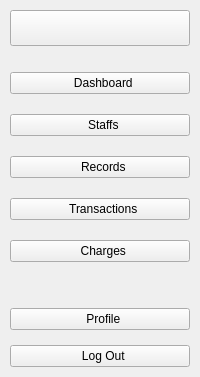
     <widget class="QWidget" name="NavBar" native="true">
      <property name="enabled">
       <bool>true</bool>
      </property>
      <property name="sizePolicy">
       <sizepolicy hsizetype="Fixed" vsizetype="Expanding">
        <horstretch>0</horstretch>
        <verstretch>0</verstretch>
       </sizepolicy>
      </property>
      <property name="minimumSize">
       <size>
        <width>0</width>
        <height>0</height>
       </size>
      </property>
      <property name="maximumSize">
       <size>
        <width>16777215</width>
        <height>16777215</height>
       </size>
      </property>
      <property name="autoFillBackground">
       <bool>false</bool>
      </property>
      <property name="styleSheet">
       <string notr="true"/>
      </property>
      <layout class="QVBoxLayout" name="verticalLayout">
       <property name="leftMargin">
        <number>10</number>
       </property>
       <property name="topMargin">
        <number>10</number>
       </property>
       <property name="rightMargin">
        <number>10</number>
       </property>
       <property name="bottomMargin">
        <number>10</number>
       </property>
       <item>
        <widget class="QPushButton" name="DashboardButton_2">
         <property name="toolTip">
          <string>View Main Dashboard</string>
         </property>
         <property name="styleSheet">
          <string notr="true">QPushButton {
	padding: 10px 8px;
}</string>
         </property>
         <property name="text">
          <string/>
         </property>
         <property name="icon">
          <iconset resource="resources.qrc">
           <normaloff>:/lucide/icons/align-justify.svg</normaloff>:/lucide/icons/align-justify.svg</iconset>
         </property>
         <property name="iconSize">
          <size>
           <width>35</width>
           <height>35</height>
          </size>
         </property>
        </widget>
       </item>
       <item>
        <spacer name="verticalSpacer_2">
         <property name="orientation">
          <enum>Qt::Vertical</enum>
         </property>
         <property name="sizeType">
          <enum>QSizePolicy::Preferred</enum>
         </property>
         <property name="sizeHint" stdset="0">
          <size>
           <width>10</width>
           <height>20</height>
          </size>
         </property>
        </spacer>
       </item>
       <item>
        <layout class="QVBoxLayout" name="MainButtons">
         <property name="spacing">
          <number>20</number>
         </property>
         <property name="sizeConstraint">
          <enum>QLayout::SetNoConstraint</enum>
         </property>
         <item>
          <widget class="QPushButton" name="DashboardButton">
           <property name="toolTip">
            <string>View Main Dashboard</string>
           </property>
           <property name="styleSheet">
            <string notr="true"/>
           </property>
           <property name="text">
            <string>  Dashboard</string>
           </property>
           <property name="icon">
            <iconset resource="resources.qrc">
             <normaloff>:/lucide/icons/layout-dashboard.svg</normaloff>:/lucide/icons/layout-dashboard.svg</iconset>
           </property>
           <property name="iconSize">
            <size>
             <width>40</width>
             <height>40</height>
            </size>
           </property>
          </widget>
         </item>
         <item>
          <widget class="QPushButton" name="StaffsButton">
           <property name="toolTip">
            <string>View Staff Record</string>
           </property>
           <property name="styleSheet">
            <string notr="true"/>
           </property>
           <property name="text">
            <string>  Staffs</string>
           </property>
           <property name="icon">
            <iconset resource="resources.qrc">
             <normaloff>:/lucide/icons/user-round-pen.svg</normaloff>:/lucide/icons/user-round-pen.svg</iconset>
           </property>
           <property name="iconSize">
            <size>
             <width>40</width>
             <height>40</height>
            </size>
           </property>
          </widget>
         </item>
         <item>
          <widget class="QPushButton" name="PatientsButton">
           <property name="toolTip">
            <string>View Patient Record</string>
           </property>
           <property name="styleSheet">
            <string notr="true"/>
           </property>
           <property name="text">
            <string>  Records</string>
           </property>
           <property name="icon">
            <iconset resource="resources.qrc">
             <normaloff>:/lucide/icons/file-text.svg</normaloff>:/lucide/icons/file-text.svg</iconset>
           </property>
           <property name="iconSize">
            <size>
             <width>40</width>
             <height>40</height>
            </size>
           </property>
          </widget>
         </item>
         <item>
          <widget class="QPushButton" name="TransactionsButton">
           <property name="toolTip">
            <string>View Transactions </string>
           </property>
           <property name="styleSheet">
            <string notr="true"/>
           </property>
           <property name="text">
            <string>  Transactions</string>
           </property>
           <property name="icon">
            <iconset resource="resources.qrc">
             <normaloff>:/lucide/icons/tickets.svg</normaloff>:/lucide/icons/tickets.svg</iconset>
           </property>
           <property name="iconSize">
            <size>
             <width>40</width>
             <height>40</height>
            </size>
           </property>
          </widget>
         </item>
         <item>
          <widget class="QPushButton" name="ChargesButton">
           <property name="toolTip">
            <string>View Reports and Overviews</string>
           </property>
           <property name="styleSheet">
            <string notr="true"/>
           </property>
           <property name="text">
            <string>  Charges</string>
           </property>
           <property name="icon">
            <iconset resource="resources.qrc">
             <normaloff>:/lucide/icons/hand-coins.svg</normaloff>:/lucide/icons/hand-coins.svg</iconset>
           </property>
           <property name="iconSize">
            <size>
             <width>40</width>
             <height>40</height>
            </size>
           </property>
          </widget>
         </item>
        </layout>
       </item>
       <item>
        <spacer name="verticalSpacer">
         <property name="orientation">
          <enum>Qt::Vertical</enum>
         </property>
         <property name="sizeHint" stdset="0">
          <size>
           <width>20</width>
           <height>40</height>
          </size>
         </property>
        </spacer>
       </item>
       <item>
        <layout class="QVBoxLayout" name="SettingButtons">
         <property name="spacing">
          <number>15</number>
         </property>
         <item>
          <widget class="QPushButton" name="OverviewsButton_3">
           <property name="toolTip">
            <string>View Profile Settings</string>
           </property>
           <property name="styleSheet">
            <string notr="true"/>
           </property>
           <property name="text">
            <string>  Profile</string>
           </property>
           <property name="icon">
            <iconset resource="resources.qrc">
             <normaloff>:/lucide/icons/user-round-cog.svg</normaloff>:/lucide/icons/user-round-cog.svg</iconset>
           </property>
           <property name="iconSize">
            <size>
             <width>40</width>
             <height>40</height>
            </size>
           </property>
          </widget>
         </item>
         <item alignment="Qt::AlignVCenter">
          <widget class="QPushButton" name="OverviewsButton_2">
           <property name="toolTip">
            <string>Log Out from your Account</string>
           </property>
           <property name="styleSheet">
            <string notr="true"/>
           </property>
           <property name="text">
            <string>  Log Out</string>
           </property>
           <property name="icon">
            <iconset resource="resources.qrc">
             <normaloff>:/lucide/icons/log-out.svg</normaloff>:/lucide/icons/log-out.svg</iconset>
           </property>
           <property name="iconSize">
            <size>
             <width>40</width>
             <height>40</height>
            </size>
           </property>
          </widget>
         </item>
        </layout>
       </item>
      </layout>
     </widget>
